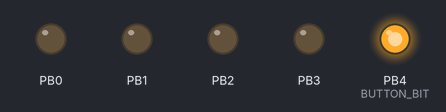
A program run on a simulated ATtiny85, built with avr-gcc and emulated at 8 MHz. On the bench: output pins drawn as LEDs (lit = HIGH). At 0.0 s the program stops and its outputs stay as they are.

Above: at 0.1 s.
Timing chart, 0 to 1.5 s (numbered marks = the images above):
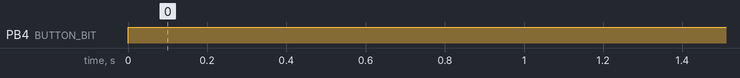

The program:

main.c
```c
#include <stdbool.h>

#include <avr/io.h>
#include <util/delay.h>

#define BUTTON_BIT PB4
const uint8_t led_bits[] = {PB3, PB0, PB1, PB2};

#define LOOP_DELAY_TIME 1

uint8_t button_reads = 0;
#define PRESS_CONDITION (1<<7)     // Falling edge
#define RELEASE_CONDITION ~(1<<7)  // Rising edge

void display_nibble(uint8_t nibble_in) {
	for(int i = 0; i < 4; i++) {
		if(nibble_in & (1<<i)) {
			PORTB |= (1<<led_bits[i]);
		}
		else {
			PORTB &= ~(1<<led_bits[i]);
		}
	}
}

int main(void) {
	// Setup LEDs as outputs
	for(int i = 0; i < 4; i++) {
		DDRB |= (1<<led_bits[i]);
	}

	// Setup button as input (pull-up)
	DDRB |= (1<<BUTTON_BIT);
	PORTB |= (1<<BUTTON_BIT);

	// Declare variables
	uint8_t count = 0;

	// Display initial count
	display_nibble(count);

	// Main Loop
	while(1) {
		// On press
		if(button_reads == PRESS_CONDITION) {
			count++;
			count %= 0b10000;

			display_nibble(count);
		}

		// Update button reads
		button_reads <<= 1;
		if(PINB & (1<<BUTTON_BIT)) {
			button_reads |= 1;
		}

		// Delay
		#ifdef LOOP_DELAY_TIME
		_delay_ms(LOOP_DELAY_TIME);
		#endif
	}

	return 0;
}
```

Measured:
- by itself, PB4 (BUTTON_BIT): LOW → HIGH at 0.00 s
